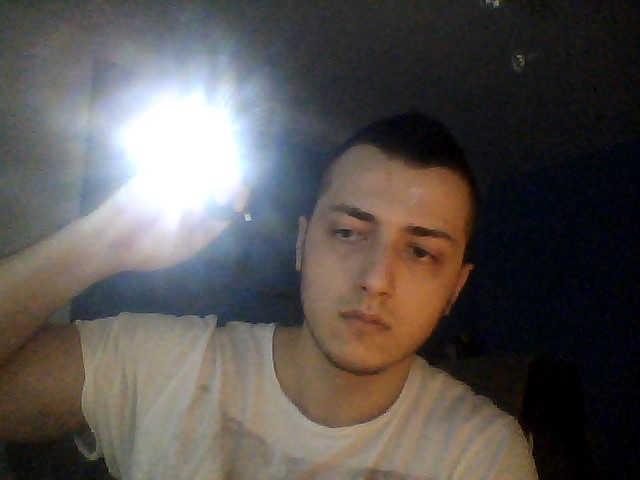
#> input picture roiTest.JPG, 640 x 480 px, given in place of the camera
$ python main04.py   (older library calls are emulated)
#> lines starting #> are read from the running program, lines starting #| are printed output that depends on the picture; after the words box and inside, x2 and y2 are one past the last pixel; in counts of white or black regions, pixels touching at a corner belong together
### allFunctions.py
# -*- coding: utf-8 -*-
"""
Created on Fri Dec 11 16:57:03 2015

Fajl sadrzi funkcije koriscenje za slektovanje roi, crtanje na slici, podesavanje parametara selekcije

@author: aloha
"""

import softFunctions as sf
import numpy as np
import cv2
from PIL import Image, ImageDraw
import numpy as np


# SELECTION

# [52 lines left out: functions selectBlob, selectBlobFromG, not called in this run]


def selectBlobFromG_v02(img, params, detector):

    gray=img


    # Detect blobs.
    #print dir(keypoints)
    keypoints = detector.detect(gray)
    if not keypoints:
        x=0
        y=0
    else:
        x=keypoints[0].pt[0]
        y=keypoints[0].pt[1]


    # Draw detected blobs as red circles.
    # cv2.DRAW_MATCHES_FLAGS_DRAW_RICH_KEYPOINTS ensures the size of the circle corresponds to the size of blob
    im_with_keypoints = cv2.drawKeypoints(img, keypoints, np.array([]), (0,0,255), cv2.DRAW_MATCHES_FLAGS_DRAW_RICH_KEYPOINTS)

    # Show keypoints
    #sf.display_image(im_with_keypoints)
    return im_with_keypoints, x, y


# [14 lines left out: function selectBlob_v2, not called in this run]


# DRAWING


def drawDotOnImg(blank_image, x, y, width):
    draw = ImageDraw.Draw(blank_image)
    draw.ellipse((width-x, y, width-x+10, y+10), fill = 'red', outline ='red')
        #draw.line((100, 200, 150, 300), fill=500)


# [17 lines left out: functions connectDots, drawCrossOnImg, not called in this run]


# DEFINE PARAMS FOR SELECTING


def defineParamsForCircle(params):

    # Change thresholds
    params.minThreshold = 10
    params.maxThreshold = 200

    #filter by color
    params.filterByColor=True
    params.blobColor=0 #SVETLE =255

    # Filter by Area.
    params.filterByArea = True
    params.minArea = 300
    params.maxArea = 4000

    # Filter by Circularity
    params.filterByCircularity = True
    params.minCircularity = 0.5  #0.7
    params.maxCircularity = 1

    # Filter by Convexity
    params.filterByConvexity = True
    params.minConvexity = 0.2 #0.87

    # Filter by Inertia
    params.filterByInertia = True
    params.minInertiaRatio = 0.2

    return 0


# [46 lines left out: functions defineParamsForTriangle, selectColor, not called in this run]


def selectColorHSV(hue, imgFromCamera):

    lower_range = np.array([max(0, hue - 10), 0, 0], dtype=np.uint8)
    upper_range = np.array([min(180, hue + 10), 255, 255], dtype=np.uint8)

    img_hsv = cv2.cvtColor(imgFromCamera, cv2.COLOR_BGR2HSV)
    mask = cv2.inRange(img_hsv, lower_range, upper_range)

    binary_img = cv2.bitwise_and(img_hsv, img_hsv, mask=mask)
    binary_img = cv2.cvtColor(binary_img, cv2.COLOR_BGR2GRAY)
    #_, binary_img = cv2.threshold(binary_img, 127, 255, cv2.THRESH_BINARY)

    return binary_img


# [13 lines left out: function selectColorHSV_v02, not called in this run]


### softFunctions.py
# -*- coding: utf-8 -*-
"""
Created on Fri Dec 11 15:23:17 2015

Funkcije koriscenje za kolokvijum iz predmeta Soft Kompjuting 2015/16 (Uz neke izmene)

@author: aloha
"""

 #%% IMPORT ALL LIBRARIES

#import potrebnih biblioteka za K-means algoritam
# %matplotlib inline
import numpy as np
import matplotlib.pyplot as plt
from scipy.spatial import distance

#Sklearn biblioteka sa implementiranim K-means algoritmom
from sklearn import datasets
from sklearn.cluster import KMeans
# iris = datasets.load_iris() #Iris dataset koji će se koristiti kao primer https://en.wikipedia.org/wiki/Iris_flower_data_set

#import potrebnih biblioteka
import cv2
import collections

# keras
from keras.models import Sequential
from keras.layers.core import Dense,Activation
from keras.optimizers import SGD

import matplotlib.pylab as pylab
pylab.rcParams['figure.figsize'] = 16, 12 # za prikaz većih slika i plotova, zakomentarisati ako nije potrebno


#%% FUNCTIONS

#Funkcionalnost implementirana u V1
def load_image(path):
    return cv2.cvtColor(cv2.imread(path), cv2.COLOR_BGR2RGB)
def image_gray(image):
    return cv2.cvtColor(image, cv2.COLOR_RGB2GRAY)
# [4 lines left out: function image_bin, not called in this run]
def image_bin_v02(image_gs):
    ret,image_bin = cv2.threshold(image_gs, 200, 255, cv2.THRESH_BINARY)

def image_bin_adaptive(image_gs):
    image_bin = cv2.adaptiveThreshold(image_gs, 255, cv2.ADAPTIVE_THRESH_MEAN_C, cv2.THRESH_BINARY, 35, 10)
    return image_bin
def invert(image):
    return 255-image
# [9 lines left out: functions remove_noise, display_image, not called in this run]
def dilate(image):
    kernel = np.ones((3,3)) # strukturni element 3x3 blok
    return cv2.dilate(image, kernel, iterations=1)
def erode(image):
    kernel = np.ones((3,3)) # strukturni element 3x3 blok
    return cv2.erode(image, kernel, iterations=1)

#Funkcionalnost implementirana u V2
def resize_region(region):
    resized = cv2.resize(region,(28,28), interpolation = cv2.INTER_NEAREST)
    return resized
def scale_to_range(image):
    return image / 255
def matrix_to_vector(image):
    return image.flatten()
# [5 lines left out: function prepare_for_ann, not called in this run]
def convert_output(outputs):
    return np.eye(len(outputs))
def winner(output):
    return max(enumerate(output), key=lambda x: x[1])[0]


# [430 lines left out: functions select_roi, create_ann, train_ann, display_result, rotate_regions, merge_regions_my and 4 more, not called in this run]


# E _ N _ D

### oldStuff/main04.py
# -*- coding: utf-8 -*-
"""
Created on Fri Dec 11 14:56:43 2015

main02
q
@author: aloha
"""

#%% IMPORT LIBS

import softFunctions as sf
import allFunctions as af
from PIL import Image, ImageDraw
import numpy as np
from matplotlib import pyplot as plt
import numpy as np
import cv2
from cv2 import *


#%% SET STUFF FOR SELECTING
#### define params for CIRCLE and TRIANGLE
params_for_circle = cv2.SimpleBlobDetector_Params()
af.defineParamsForCircle(params_for_circle)
#### Create a detector with the parameters for CIRCLE
detector_for_circle = cv2.SimpleBlobDetector_create(params_for_circle)
#### colors
hue = 18

#%% SET WINDOW
#TODO - get velicina kamere
blank_image = Image.new('RGBA', (500, 500), (255, 255, 255, 0))
#blank_image = Image.open("BLANK.png")
blank_image_size=blank_image.size
#> blank_image_size = (500, 500)


#### help stuff
x_old=0
y_old=0
crtam=0;

#### camera
cap = cv2.VideoCapture(0)

while(True):

    # 1. Capture frame-by-frame
    ret, frame = cap.read()
#> frame is the input picture: shape (480, 640, 3); mean B, G, R 80.5, 83.3, 88.1


    bin_img=af.selectColorHSV(80, frame)
#> in selectColorHSV, `img_hsv = cv2.cvtColor(imgFromCamera, cv2.COLOR_BGR2HSV)`: img_hsv: shape (480, 640, 3); mean H, S, V 65.8, 80.7, 95.2
#> in selectColorHSV, `mask = cv2.inRange(img_hsv, lower_range, upper_range)`:
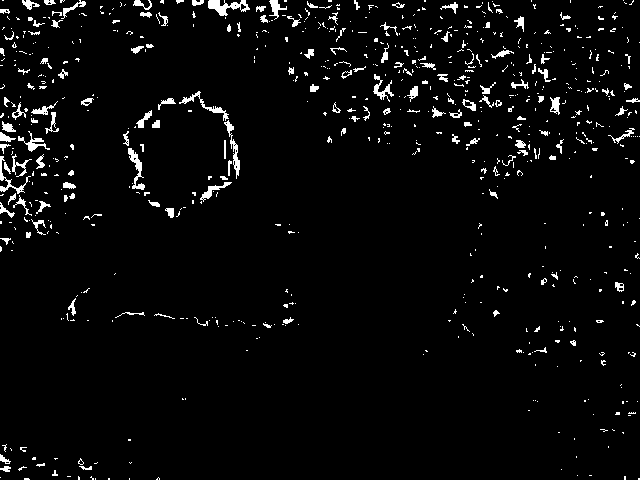
#> mask: shape (480, 640); 3.6% white; 723 white regions (570 under 20 px), largest, box (x1, y1, x2, y2) and area: (208, 0, 250, 16) 325, (128, 148, 145, 190) 252, (224, 120, 240, 179) 242
#> in selectColorHSV, `binary_img = cv2.bitwise_and(img_hsv, img_hsv, mask=mask)`: binary_img: shape (480, 640, 3); mean H, S, V 2.9, 1.3, 2.9
#> in selectColorHSV, `binary_img = cv2.cvtColor(binary_img, cv2.COLOR_BGR2GRAY)`:
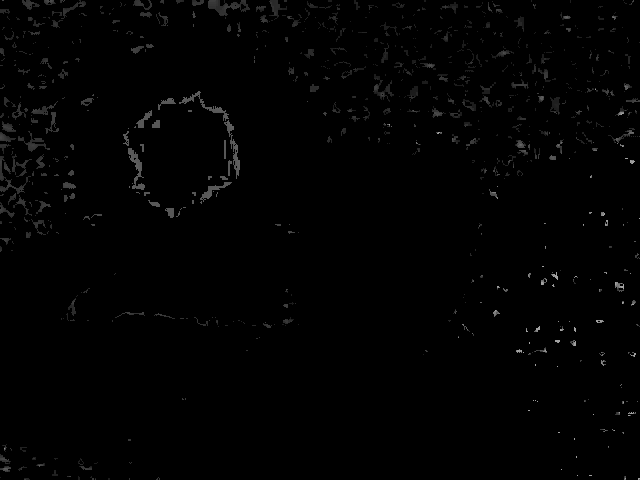
#> binary_img: shape (480, 640); min 0, max 163, mean 2

    bin_img=sf.erode(bin_img)
#> in erode, `return cv2.erode(image, kernel, iterations=1)`:
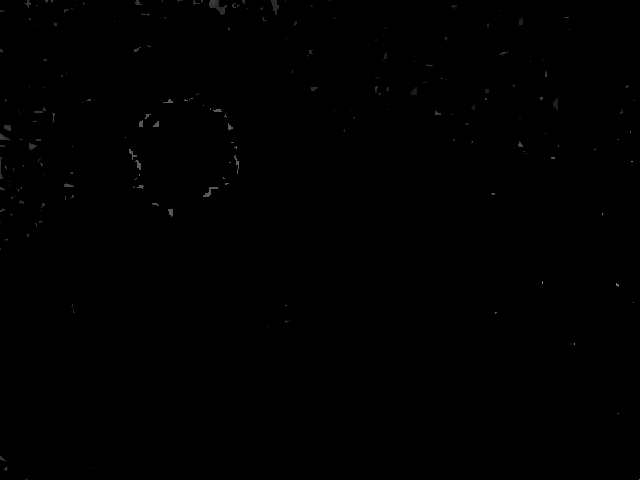
#> returned value: shape (480, 640); min 0, max 140, mean 0.3
    bin_img=sf.erode(bin_img)

    for i in range(0,10):
        bin_img=sf.dilate(bin_img)
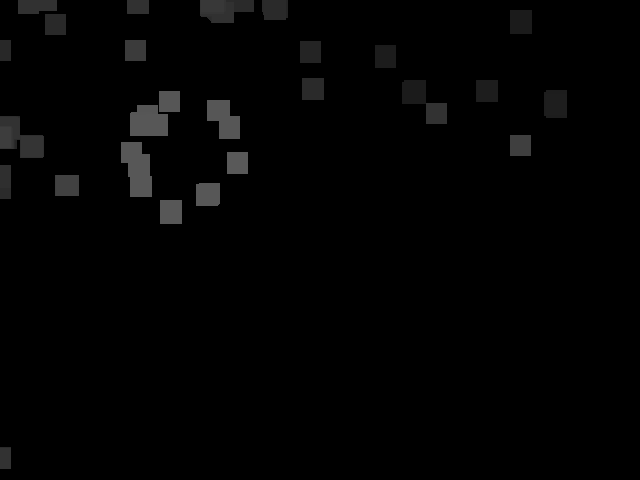
#> bin_img: shape (480, 640); min 0, max 89, mean 2.9


    #frameWithCircle, x, y = af.selectBlobFromG(sf.invert(bin_img))
    frameWithCircle, x, y = af.selectBlobFromG_v02(sf.invert(bin_img),  params_for_circle, detector_for_circle)
#> in invert, `return 255-image`:
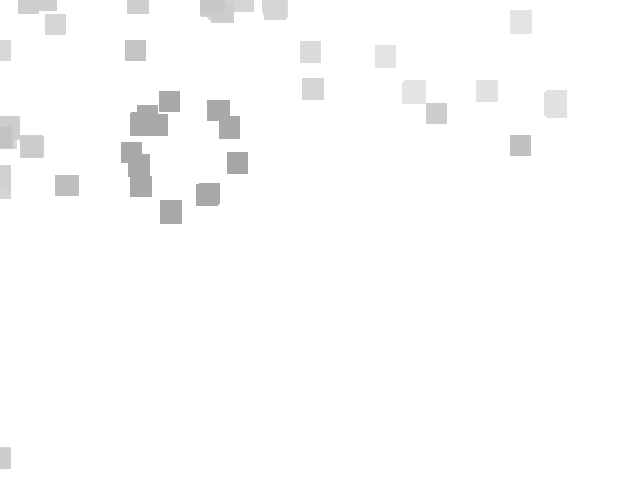
#> returned value: shape (480, 640); min 166, max 255, mean 252.1
#> in selectBlobFromG_v02, `keypoints = detector.detect(gray)`: keypoints = 6 keypoints; (x, y, size): (148, 122, 38.4), (223, 119, 37.4), (207, 194, 27), (170, 212, 26.6), (237, 162, 25.1), (169, 101, 24.2)
#> in selectBlobFromG_v02, `x=keypoints[0].pt[0]`: x = 170.5
#> in selectBlobFromG_v02, `y=keypoints[0].pt[1]`: y = 211.5
#> x = 170.5; y = 211.5


    if(x==0 and y==0):              # blob nestao (x i y ==0)
        crtam=0
        x_old=0
        y_old=0
    else:                           # blob je tu(x ili y !=0), a pre toga nije bio tu (x_old  i y_old==0) -> spojice se tacka sama sa sobom
        crtam=1
        if(x_old==0 and y_old==0):
            x_old=x
#> x_old = 170.5
            y_old=y
#> y_old = 211.5

    if(crtam==1):
#> (the run stopped early here; a loop or call above may not have finished)
